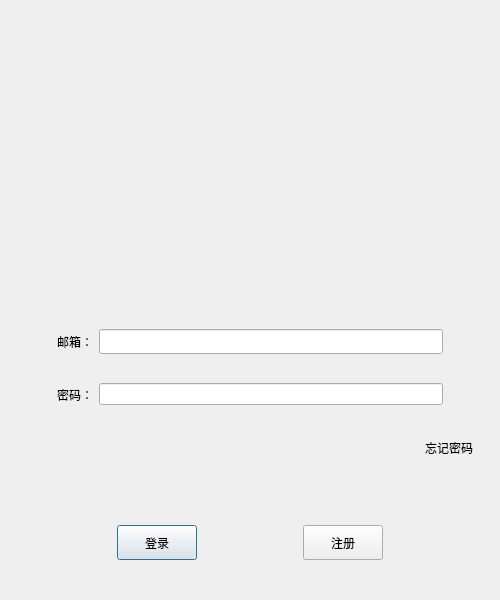
<?xml version="1.0" encoding="UTF-8"?>
<ui version="4.0">
 <class>LoginDialogClass</class>
 <widget class="QDialog" name="LoginDialogClass">
  <property name="geometry">
   <rect>
    <x>0</x>
    <y>0</y>
    <width>500</width>
    <height>600</height>
   </rect>
  </property>
  <property name="minimumSize">
   <size>
    <width>500</width>
    <height>600</height>
   </size>
  </property>
  <property name="maximumSize">
   <size>
    <width>500</width>
    <height>600</height>
   </size>
  </property>
  <property name="windowTitle">
   <string>LoginDialog</string>
  </property>
  <layout class="QVBoxLayout" name="verticalLayout_2">
   <item>
    <layout class="QVBoxLayout" name="verticalLayout">
     <property name="leftMargin">
      <number>5</number>
     </property>
     <property name="topMargin">
      <number>5</number>
     </property>
     <property name="rightMargin">
      <number>5</number>
     </property>
     <property name="bottomMargin">
      <number>5</number>
     </property>
     <item>
      <spacer name="verticalSpacer">
       <property name="orientation">
        <enum>Qt::Vertical</enum>
       </property>
       <property name="sizeHint" stdset="0">
        <size>
         <width>20</width>
         <height>40</height>
        </size>
       </property>
      </spacer>
     </item>
     <item>
      <widget class="QWidget" name="widget" native="true">
       <layout class="QHBoxLayout" name="horizontalLayout_2">
        <item>
         <layout class="QHBoxLayout" name="horizontalLayout_4">
          <item>
           <spacer name="horizontalSpacer">
            <property name="orientation">
             <enum>Qt::Horizontal</enum>
            </property>
            <property name="sizeHint" stdset="0">
             <size>
              <width>40</width>
              <height>20</height>
             </size>
            </property>
           </spacer>
          </item>
          <item>
           <widget class="QLabel" name="label">
            <property name="minimumSize">
             <size>
              <width>250</width>
              <height>250</height>
             </size>
            </property>
            <property name="text">
             <string/>
            </property>
           </widget>
          </item>
          <item>
           <spacer name="horizontalSpacer_2">
            <property name="orientation">
             <enum>Qt::Horizontal</enum>
            </property>
            <property name="sizeHint" stdset="0">
             <size>
              <width>40</width>
              <height>20</height>
             </size>
            </property>
           </spacer>
          </item>
         </layout>
        </item>
       </layout>
      </widget>
     </item>
     <item>
      <widget class="QWidget" name="widget_2" native="true">
       <layout class="QHBoxLayout" name="horizontalLayout_7">
        <item>
         <layout class="QHBoxLayout" name="horizontalLayout">
          <item>
           <spacer name="horizontalSpacer_7">
            <property name="orientation">
             <enum>Qt::Horizontal</enum>
            </property>
            <property name="sizeType">
             <enum>QSizePolicy::Fixed</enum>
            </property>
            <property name="sizeHint" stdset="0">
             <size>
              <width>30</width>
              <height>20</height>
             </size>
            </property>
           </spacer>
          </item>
          <item>
           <widget class="QLabel" name="user_label">
            <property name="minimumSize">
             <size>
              <width>0</width>
              <height>25</height>
             </size>
            </property>
            <property name="maximumSize">
             <size>
              <width>16777215</width>
              <height>16777215</height>
             </size>
            </property>
            <property name="text">
             <string>邮箱：</string>
            </property>
           </widget>
          </item>
          <item>
           <widget class="ElaLineEdit" name="user_line_edit">
            <property name="minimumSize">
             <size>
              <width>0</width>
              <height>25</height>
             </size>
            </property>
            <property name="maximumSize">
             <size>
              <width>16777215</width>
              <height>25</height>
             </size>
            </property>
           </widget>
          </item>
          <item>
           <spacer name="horizontalSpacer_8">
            <property name="orientation">
             <enum>Qt::Horizontal</enum>
            </property>
            <property name="sizeType">
             <enum>QSizePolicy::Fixed</enum>
            </property>
            <property name="sizeHint" stdset="0">
             <size>
              <width>30</width>
              <height>20</height>
             </size>
            </property>
           </spacer>
          </item>
         </layout>
        </item>
       </layout>
      </widget>
     </item>
     <item>
      <widget class="QWidget" name="widget_3" native="true">
       <layout class="QHBoxLayout" name="horizontalLayout_8">
        <item>
         <layout class="QHBoxLayout" name="horizontalLayout_3">
          <item>
           <spacer name="horizontalSpacer_9">
            <property name="orientation">
             <enum>Qt::Horizontal</enum>
            </property>
            <property name="sizeType">
             <enum>QSizePolicy::Fixed</enum>
            </property>
            <property name="sizeHint" stdset="0">
             <size>
              <width>30</width>
              <height>20</height>
             </size>
            </property>
           </spacer>
          </item>
          <item>
           <widget class="QLabel" name="psw_label">
            <property name="minimumSize">
             <size>
              <width>0</width>
              <height>25</height>
             </size>
            </property>
            <property name="text">
             <string>密码：</string>
            </property>
           </widget>
          </item>
          <item>
           <widget class="ElaLineEdit" name="psw_line_edit"/>
          </item>
          <item>
           <spacer name="horizontalSpacer_10">
            <property name="orientation">
             <enum>Qt::Horizontal</enum>
            </property>
            <property name="sizeType">
             <enum>QSizePolicy::Fixed</enum>
            </property>
            <property name="sizeHint" stdset="0">
             <size>
              <width>30</width>
              <height>20</height>
             </size>
            </property>
           </spacer>
          </item>
         </layout>
        </item>
       </layout>
      </widget>
     </item>
     <item>
      <widget class="QWidget" name="widget_4" native="true">
       <layout class="QHBoxLayout" name="horizontalLayout_9">
        <item>
         <layout class="QHBoxLayout" name="horizontalLayout_5">
          <item>
           <spacer name="horizontalSpacer_3">
            <property name="orientation">
             <enum>Qt::Horizontal</enum>
            </property>
            <property name="sizeHint" stdset="0">
             <size>
              <width>40</width>
              <height>20</height>
             </size>
            </property>
           </spacer>
          </item>
          <item>
           <widget class="ClickLabel" name="forget_label">
            <property name="minimumSize">
             <size>
              <width>0</width>
              <height>25</height>
             </size>
            </property>
            <property name="text">
             <string>忘记密码</string>
            </property>
           </widget>
          </item>
         </layout>
        </item>
       </layout>
      </widget>
     </item>
     <item>
      <widget class="QWidget" name="widget_5" native="true">
       <layout class="QHBoxLayout" name="horizontalLayout_10">
        <item>
         <spacer name="horizontalSpacer_11">
          <property name="orientation">
           <enum>Qt::Horizontal</enum>
          </property>
          <property name="sizeHint" stdset="0">
           <size>
            <width>40</width>
            <height>20</height>
           </size>
          </property>
         </spacer>
        </item>
        <item>
         <widget class="QLabel" name="err_tip">
          <property name="text">
           <string/>
          </property>
         </widget>
        </item>
       </layout>
      </widget>
     </item>
     <item>
      <layout class="QHBoxLayout" name="horizontalLayout_6">
       <item>
        <spacer name="horizontalSpacer_4">
         <property name="orientation">
          <enum>Qt::Horizontal</enum>
         </property>
         <property name="sizeHint" stdset="0">
          <size>
           <width>40</width>
           <height>20</height>
          </size>
         </property>
        </spacer>
       </item>
       <item>
        <widget class="ElaPushButton" name="login_button">
         <property name="minimumSize">
          <size>
           <width>0</width>
           <height>35</height>
          </size>
         </property>
         <property name="text">
          <string>登录</string>
         </property>
        </widget>
       </item>
       <item>
        <spacer name="horizontalSpacer_6">
         <property name="orientation">
          <enum>Qt::Horizontal</enum>
         </property>
         <property name="sizeHint" stdset="0">
          <size>
           <width>40</width>
           <height>20</height>
          </size>
         </property>
        </spacer>
       </item>
       <item>
        <widget class="ElaPushButton" name="exit_button">
         <property name="minimumSize">
          <size>
           <width>0</width>
           <height>35</height>
          </size>
         </property>
         <property name="text">
          <string>注册</string>
         </property>
        </widget>
       </item>
       <item>
        <spacer name="horizontalSpacer_5">
         <property name="orientation">
          <enum>Qt::Horizontal</enum>
         </property>
         <property name="sizeHint" stdset="0">
          <size>
           <width>40</width>
           <height>20</height>
          </size>
         </property>
        </spacer>
       </item>
      </layout>
     </item>
     <item>
      <spacer name="verticalSpacer_2">
       <property name="orientation">
        <enum>Qt::Vertical</enum>
       </property>
       <property name="sizeHint" stdset="0">
        <size>
         <width>20</width>
         <height>40</height>
        </size>
       </property>
      </spacer>
     </item>
    </layout>
   </item>
  </layout>
 </widget>
 <layoutdefault spacing="6" margin="11"/>
 <customwidgets>
  <customwidget>
   <class>ElaLineEdit</class>
   <extends>QLineEdit</extends>
   <header>ElaLineEdit.h</header>
  </customwidget>
  <customwidget>
   <class>ElaPushButton</class>
   <extends>QPushButton</extends>
   <header>ElaPushButton.h</header>
  </customwidget>
  <customwidget>
   <class>ClickLabel</class>
   <extends>QLabel</extends>
   <header location="global">ClickLabel.h</header>
  </customwidget>
 </customwidgets>
 <resources>
  <include location="LoginDialog.qrc"/>
 </resources>
 <connections/>
</ui>
